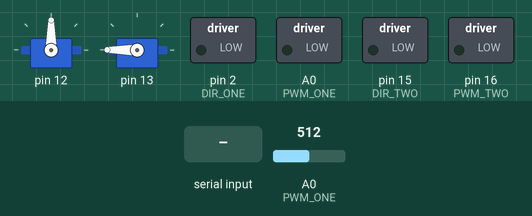
A sketch run on a simulated Arduino Uno, built with avr-gcc and run on an emulated ATmega328P. Parts: 2 × servo, switched loads named in the sketch (green lamp = pin HIGH). The inputs (shaded band) are chosen by the test bench; at power-on: A0 (PWM_ONE) = 512. What the sketch prints to the serial monitor is not drawn.

Above: at 1.2 s.
1.3 s: "90,45\n" received over Serial
4.3 s: "200\n" received over Serial
At 5.5 s:
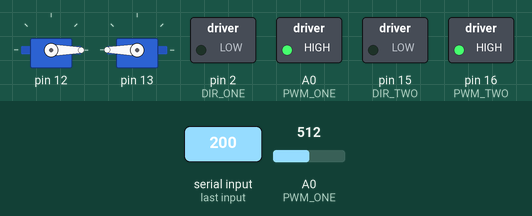
7.3 s: "30,150\n" received over Serial
At 9.6 s:
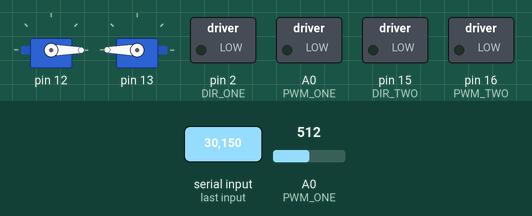
10.3 s: "200\n" received over Serial
At 11.7 s:
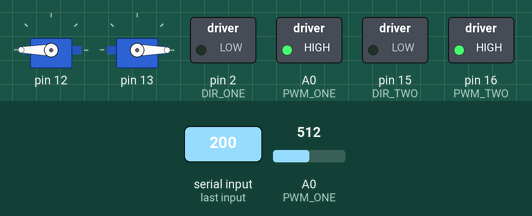
Timing chart, 0 to 14.3 s (numbered marks = the images above; inputs shaded):
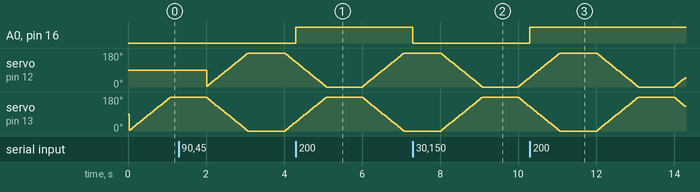

The sketch:

Gen2_TestBoard.ino
```cpp
/*
  Made by MakerShop.vn

  Tool Board : ESP8266 Generic Module
  FlashSize : 1M(No SPIFFS)

  Pin Board in TestGen2_IO.h

  Test:
      Servo 1 , 2
      DC Motor 1 , Dc Motor 2
      Uart

  Set GPIO0 -> GND to update code !
  Normal run !

  **** Ket qua test
  * Min Speed 350
  * Max Speed 1023
  *

*/


#include "Vietduino_Manager.h"
#include "Vietduino_NewFunction.h"
#include "TestGen2_IO.h"
#include "Vietduino_Servo.h"
Vietduino_Servo servo_one;
Vietduino_Servo servo_two;
int voltage;
int Speed = 0;

void setup() {
  // put your setup code here, to run once:
  Serial.begin(115200);
  while (!Serial) {

  }
  pinMode(PWM_ONE, OUTPUT);
  pinMode(PWM_TWO, OUTPUT);
  pinMode(DIR_ONE, OUTPUT);
  pinMode(DIR_TWO, OUTPUT);
}

void loop() {
  // put your main code here, to run repeatedly:
  VIETDUINO_UPDATE;
}

void goT() {
//  Serial.println("Tien");
  analogWrite(PWM_ONE, Speed);
  analogWrite(PWM_TWO, Speed);
  analogWrite(DIR_ONE, 0);
  analogWrite(DIR_TWO, 0);
}
void goL() {
  //  Serial.println("Lùi");
  analogWrite(PWM_ONE, Speed);
  analogWrite(PWM_TWO, Speed);
  analogWrite(DIR_ONE, 0);
  analogWrite(DIR_TWO, 0);
}
void Stop() {
  //  Serial.println("Stop");
  analogWrite(PWM_ONE, 0);
  analogWrite(PWM_TWO, 0);
}


CREATE_FUNCTION(MotorTest) {
    goT();
    //    M_DELAY(2000);
    //    Stop();
    //    M_DELAY(2000);
    //    goL();
    //    M_DELAY(2000);
    //    Stop();
    M_DELAY(1);
  END_CREATE_FUNCTION
}


CREATE_FUNCTION(ServoTest) {
  servo_one.begin(SERVO_ONE);
  servo_two.begin(SERVO_TWO);
  while (1) {
    //    Serial.println("Run Servo");
    servo_one.write_for(0, 1000);
    servo_two.write_for(180, 1000);
    M_DELAY(2000);
    servo_two.write_for(0, 1000);
    servo_one.write_for(180, 1000);
    M_DELAY(2000);
  }
  M_DELAY(0);
  END_CREATE_FUNCTION
}


CREATE_FUNCTION(ReadBaterry) {
  voltage = map(analogRead(A0),0,1023,0,1000);
  Serial.println(voltage);
  voltage = analogRead(A0)/1023*18.56;
  Serial.print("Demo ");;
  Serial.println(voltage);
  M_DELAY(100);
  END_CREATE_FUNCTION
}


CREATE_FUNCTION(UartTest) {
  if (Serial.available()) {
    String command = Serial.readStringUntil('\n');
    Speed = command.toInt();
    Serial.println(Speed);
  }
  M_DELAY(0);
  END_CREATE_FUNCTION
}
```

TestGen2_IO.h
```cpp
#define SERVO_ONE   12    // D6
#define SERVO_TWO   13    // D7
#define PWM_ONE     14    //
#define PWM_TWO     16    //
#define DIR_ONE     2     //
#define DIR_TWO     15    //
#define Max_Speed     (1023)  //
#define Half_Speed   (1023/2)  //
#define THS_peed     (1023/3)  //
```

Measured:
- after the input at 4.3 s, A0 (PWM_ONE), pin 16 (PWM_TWO): LOW → HIGH at once
- after the input at 7.3 s, A0 (PWM_ONE), pin 16 (PWM_TWO): HIGH → LOW at once
- after the input at 10.3 s, A0 (PWM_ONE), pin 16 (PWM_TWO): LOW → HIGH at once
